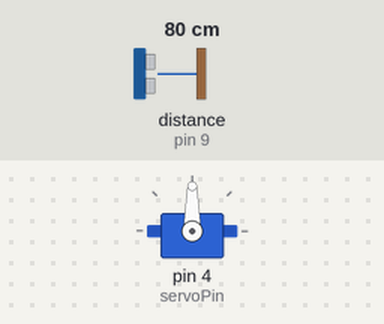
A sketch run on a simulated Arduino Uno, built with avr-gcc and run on an emulated ATmega328P. On the bench: servo. Inputs (shaded band) come from the test bench; at power-on: distance to the obstacle (sensor on pin 9) 80 cm. The echo pulse lasts 58.3 µs per cm; what the sketch prints to the serial monitor is not drawn.

Above: at 0.39 s.
1.3 s: distance to the obstacle (sensor on pin 9) set to 2 cm
At 1.47 s:
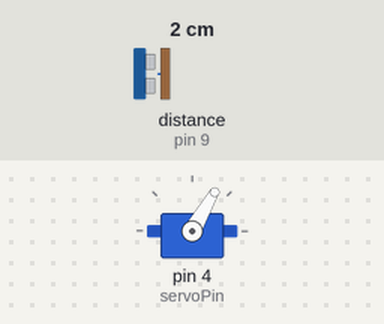
4.3 s: distance to the obstacle (sensor on pin 9) set to 299 cm
At 4.36 s:
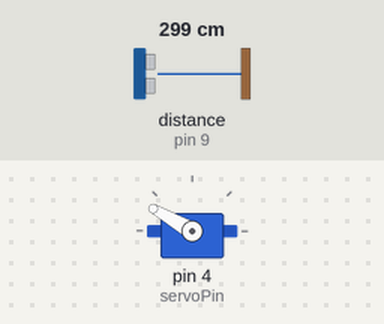
7.3 s: distance to the obstacle (sensor on pin 9) set to 4 cm
At 7.38 s:
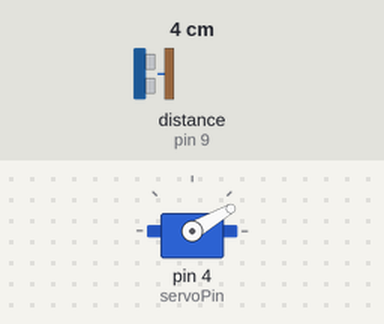
Timing chart, 0 to 16.3 s (numbered marks = the images above; inputs shaded):
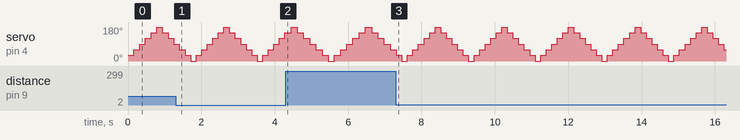

Measured:
- by itself, servo on pin 4 (servoPin): repeats every 1.8 s: 0° 0.15 s, 30° 0.15 s, 60° 0.15 s, 90° 0.15 s, 120° 0.15 s, 150° 0.15 s, 180° 0.15 s, 150° 0.15 s, 120° 0.15 s, 90° 0.15 s, 60° 0.15 s, 30° 0.15 s

The sketch:

Zumo.ino
```cpp
#include <Servo.h
#include <NewPing.h>

const int echoPin = 9;
const int triggerPin = 8;
const int maxDistance = 300;
const int servoPin = 4;
int angleToZumo;
int distanceToZumo;
int vinkel[] = {30, 60, 90, 120, 150, 180, 150, 120, 90, 60, 30, 0};

NewPing sonar(triggerPin, echoPin, maxDistance);
Servo minServo;

void setup(){
  minServo.attach(servoPin);
  Serial.begin(9600);
}

void loop(){
  int i = 0;
  while (i < 12) {unsigned int time = sonar.ping();
  float distance = sonar.convert_cm(time);
  minServo.write(vinkel[i]);
  if (distance < distanceToZumo) {
    distanceToZumo = distance;
    angleToZumo = vinkel[i];
  }
  Serial.print(" Distansen er: ");
  Serial.print(distanceToZumo);
  Serial.print(" og vinkelen er: ");
  Serial.print(angleToZumo);
  delay(150);
  i++;
  }
  distanceToZumo = maxDistance;
}
```
